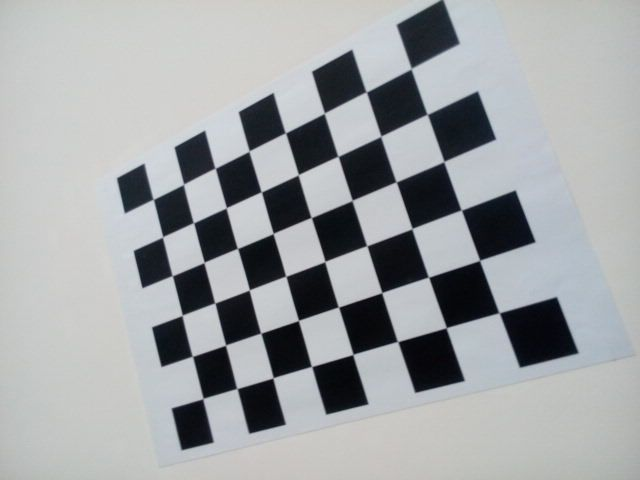
#> input picture 实验_V2.0/相机内参标定/data/calibcc.jpg, 640 x 480 px
$ jupyter execute '相机标定.ipynb'
#> lines starting #> are read from the running program, lines starting #| are printed output that depends on the picture; after the words box and inside, x2 and y2 are one past the last pixel; in counts of white or black regions, pixels touching at a corner belong together; long printed decimals are rounded
# 相机内参标定

## 1. 实验简介
本次实验，我们通过OpenCV来实现相机的标定，标定相机矩阵K和畸变系数dist

## 2. 实验目的
本次实验，我们会学到一下几个知识点：
* 相机内参的构成
* 如何使用OpenCV来进行相机内参的标定

## 3. 实验环境
python3.7

OpenCV 3.4

## 4. 实验步骤
首先我们导入必要的库。本实验需要的库有：
* numpy
* matplotlib
* opencv

[cell 1]
import numpy as np
import matplotlib.pyplot as plt
import cv2

### 4. 1 相机内参构成
相机内参通常由两部分构成：相机矩阵K与畸变系数dist。设空间中的点$P$的坐标为$(x, y, z$，若相机成像没有畸变，则点$P$在图像中的投影可通过相机矩阵计算:
$$\begin{bmatrix}
u^{'} \\
v ^{'}\\
1
\end{bmatrix} = \begin{bmatrix}
f_x & 0 & c_x \\
0 & f_y & c_y\\
0 & 0 & 1
\end{bmatrix} \cdot \begin{bmatrix}
x \\
y\\
z
\end{bmatrix}
$$

其中，$K = \begin{bmatrix}
f_x & 0 & c_x \\
0 & f_y & c_y\\
0 & 0 & 1
\end{bmatrix}$就是相机矩阵。

在现实中，由于透镜的原理，相机成像会产生径向畸变。径向畸变通常使用多项式来建模。设未经畸变的点为$(x, y)$，经畸变修正之后的点为$(x_c, y_c)$，二者之间的关系为：
$$\begin{align}
x_c & = x(1 + k_1 r^2 + k_2 r^4 + k_3 r^6) + 2p_1 xy + p2(r^2 + 2x^2) \\
y_c & = y(1 + k_1 r^2 + k_2 r^4 + k_3 r^6) + p1(r^2 + 2x^2) + 2p_1 xy
\end{align}
$$

其中，$r = \sqrt{x^2 + y^2}$。

在实际中，畸变参数的数量可以通过多项式的增减而变化。通常，都是按照如上的形式，选取五个畸变参数。

### 4.2 张氏标定法的实现

#### 1. 读取数据

[cell 2]
chessboards = []

# TODO: 读取数据
board_1 = cv2.imread('data/calibcc.jpg')
#> board_1 is the input picture: shape (480, 640, 3); mean B, G, R 164.5, 162.6, 159.6
board_1_gray = cv2.cvtColor(board_1, cv2.COLOR_BGR2GRAY)
chessboards.append(board_1)
plt.imshow(board_1)

print(board_1.shape)
#| (480, 640, 3)

[cell 3]
imgs_num = len(chessboards)
#> imgs_num = 1

print(imgs_num)
#| 1

如果imgs_num小于3，则需要读取更多的数据

[cell 4]
# 设置图像的大小
height = board_1.shape[0]
#> height = 480
width = board_1.shape[1]
#> width = 640

print(height)
#| 480
print(width)
#| 640

#### 2. 提取棋盘内角点
张氏标定法中，通过棋盘内角点来建立图像之间的约束关系，从而得到相机的内参，因此我们需要提取棋盘中的内角点。

[cell 5]
# 设置棋盘内角点的size，如(6, 8)表示棋盘的长方向有8列内角点，宽方向有6行内角点，共6*8=48个内角点
pattern_size = (6,8)
# 读取角点
ok, corners = cv2.findChessboardCorners(board_1_gray, pattern_size, None)
#> ok = True; corners = 48 rows, first 8: [410, 67.38], [426.1, 116.2], [445.3, 161.6], [461.5, 210], [478.4, 258], [497, 311], [367.4, 90.28], [379.8, 135.5]

# 显示角点
board_1_show = board_1.copy()
if ok:
     for pt in corners:
            point = pt[0]
            cv2.circle(board_1_show, center=(int(point[0]),
                                             int(point[1])),
                       radius=5, color=(0, 255, 0),
                       thickness=-1,
                       lineType = cv2.LINE_AA)
#> this loop made 48 passes
#> point on passes 1 to 12: [410, 67.38], [426.1, 116.2], [445.3, 161.6], [461.5, 210], [478.4, 258], [497, 311], [367.4, 90.28], [379.8, 135.5], [394.4, 183.5], [412, 228.4], [428.6, 278.2], [447, 326.1]
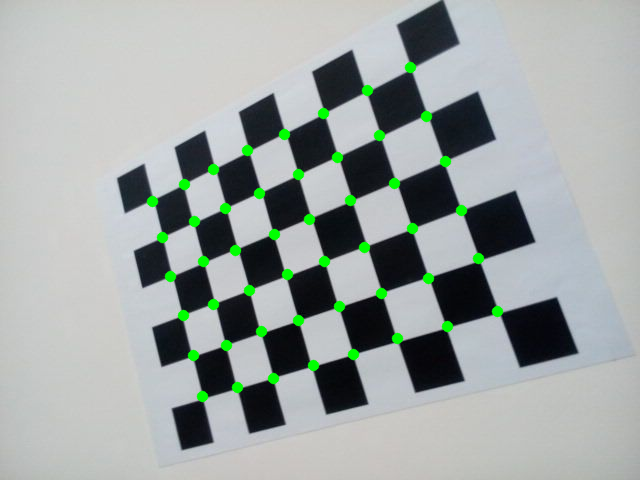
#> board_1_show: shape (480, 640, 3); 1.95% of pixels changed, all inside (x1, y1, x2, y2) = (146, 61, 504, 403)

plt.imshow(board_1_show)

在获取上述图像角点之后，要对角点的位置进行进一步的精化，以得到

[cell 6]
windows_size = (5, 5)
zeroZone = (-1, -1)
criteria = (cv2.TERM_CRITERIA_EPS + cv2.TERM_CRITERIA_MAX_ITER, 100, 0.001)
#> criteria = (3, 100, 0.001)
corners = cv2.cornerSubPix(board_1_gray, corners, windows_size, zeroZone, criteria)
#> corners = 48 rows, first 8: [411.2, 68.67], [427.2, 114.4], [443.8, 161.5], [461.3, 210.1], [479.6, 260.4], [499.1, 312.8], [366.3, 91.97], [380.8, 136.3]

board_1_show_2 = board_1.copy()
for pt in corners:
    point = pt[0]
    cv2.circle(board_1_show_2, center=(int(point[0]),
                                       int(point[1])),
               radius=5, color=(255, 0, 0),
               thickness=-1, lineType = cv2.LINE_AA)
#> this loop made 48 passes
#> point on passes 1 to 12: [411.2, 68.67], [427.2, 114.4], [443.8, 161.5], [461.3, 210.1], [479.6, 260.4], [499.1, 312.8], [366.3, 91.97], [380.8, 136.3], [396.1, 181.9], [412, 228.6], [428.5, 277.2], [446.2, 327.7]
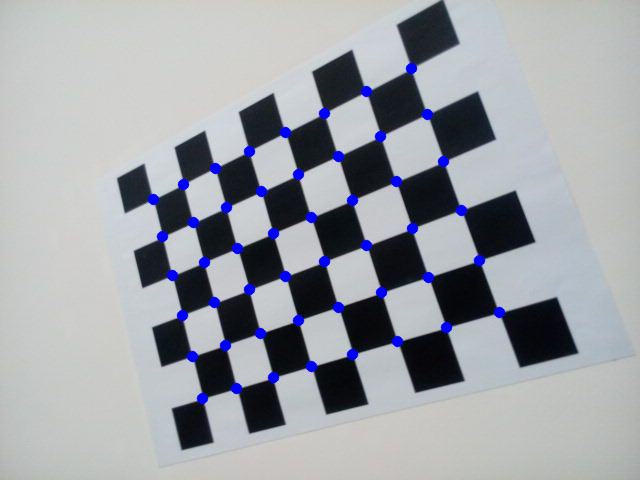
#> board_1_show_2: shape (480, 640, 3); 1.95% of pixels changed, all inside (x1, y1, x2, y2) = (147, 62, 506, 405)

plt.imshow(board_1_show_2)

#### 3. 进行标定
我们通过上述内容学会了如何提取棋盘内角点，当提取出多幅图像的内角点之后，就可以进行标定了

[cell 7]
# 提取内角点的函数
def extractChessBoardCorners(image, pattern_size):
    ok, corners = cv2.findChessboardCorners(image, pattern_size, None)

    # 如果提取失败，则返回false
    if(ok == False):
        return ok, None

    # 提取成功，进行进一步精化
    winSize = (5, 5)
    zeroZone = (-1, -1)
    criteria = (cv2.TERM_CRITERIA_EPS + cv2.TERM_CRITERIA_MAX_ITER, 100, 0.001)
    corners = cv2.cornerSubPix(image, corners, winSize, zeroZone, criteria)
    return ok, corners

读取多幅图像，提取其中的内角点

[cell 8]
img_1 = cv2.imread("data/1_Fisheye.png")
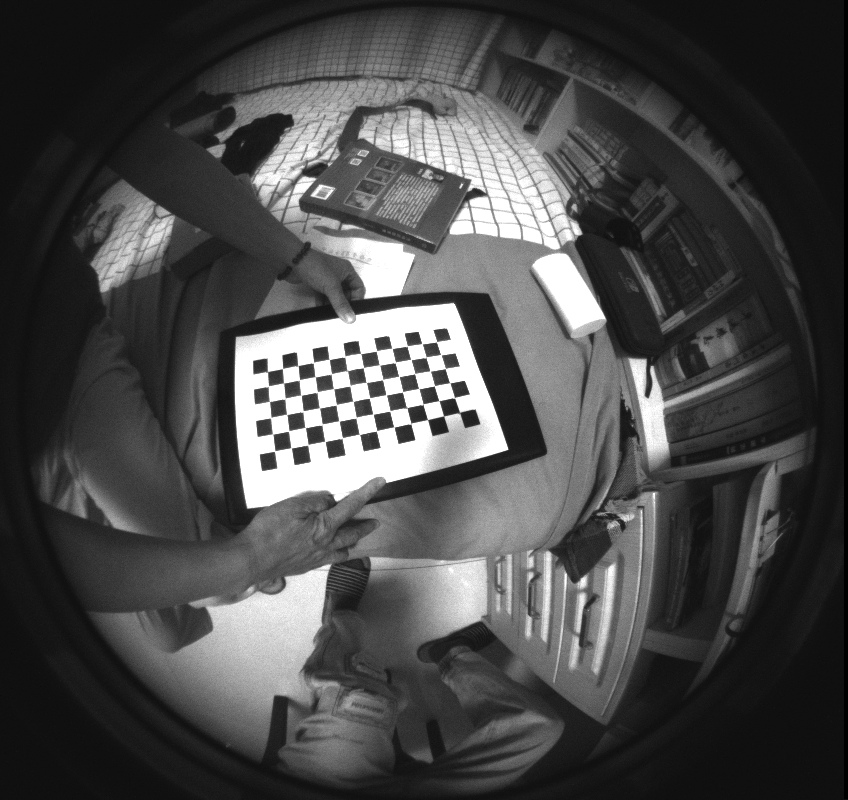
#> input picture 实验_V2.0/相机内参标定/data/1_Fisheye.png, 848 x 800 px
#> img_1 is the input picture: shape (800, 848, 3); min 0, max 255, mean 73.6
img_2 = cv2.imread("data/2_Fisheye.png")
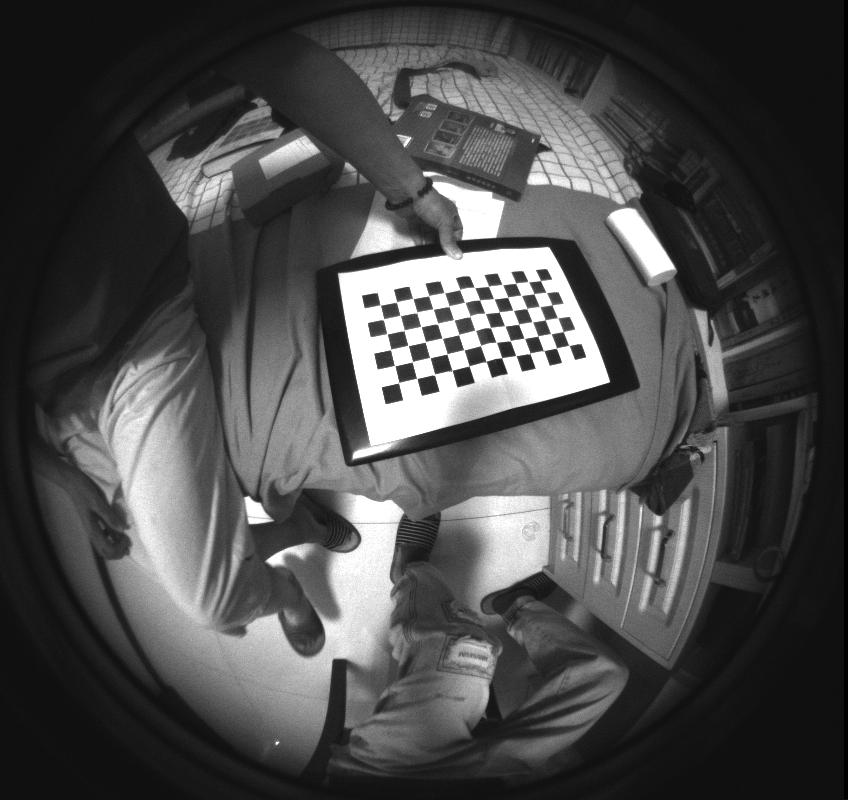
#> input picture 实验_V2.0/相机内参标定/data/2_Fisheye.png, 848 x 800 px
#> img_2 is the input picture: shape (800, 848, 3); min 0, max 255, mean 74.8
img_3 = cv2.imread("data/3_Fisheye.png")
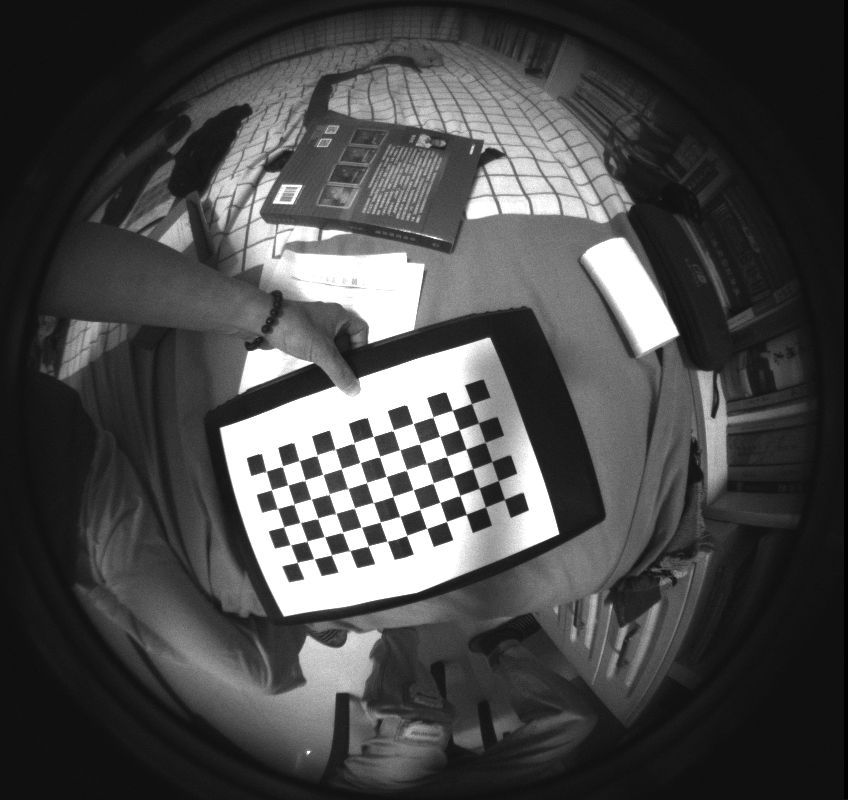
#> input picture 实验_V2.0/相机内参标定/data/3_Fisheye.png, 848 x 800 px
#> img_3 is the input picture: shape (800, 848, 3); min 0, max 255, mean 73
img_4 = cv2.imread("data/4_Fisheye.png")
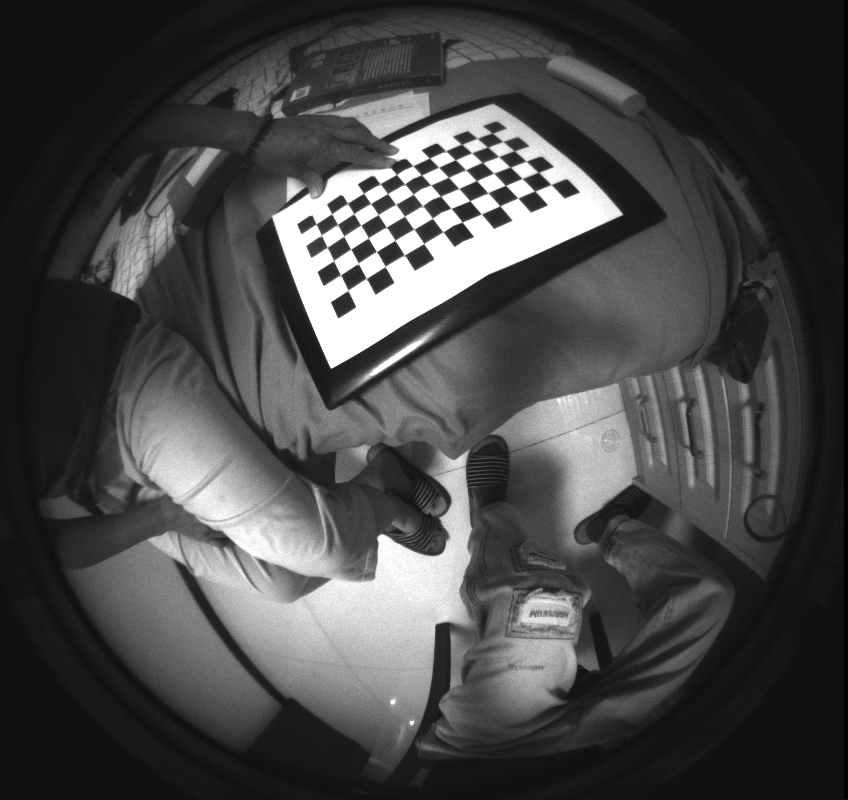
#> input picture 实验_V2.0/相机内参标定/data/4_Fisheye.png, 848 x 800 px
#> img_4 is the input picture: shape (800, 848, 3); min 0, max 255, mean 72.4
img_5 = cv2.imread("data/5_Fisheye.png")
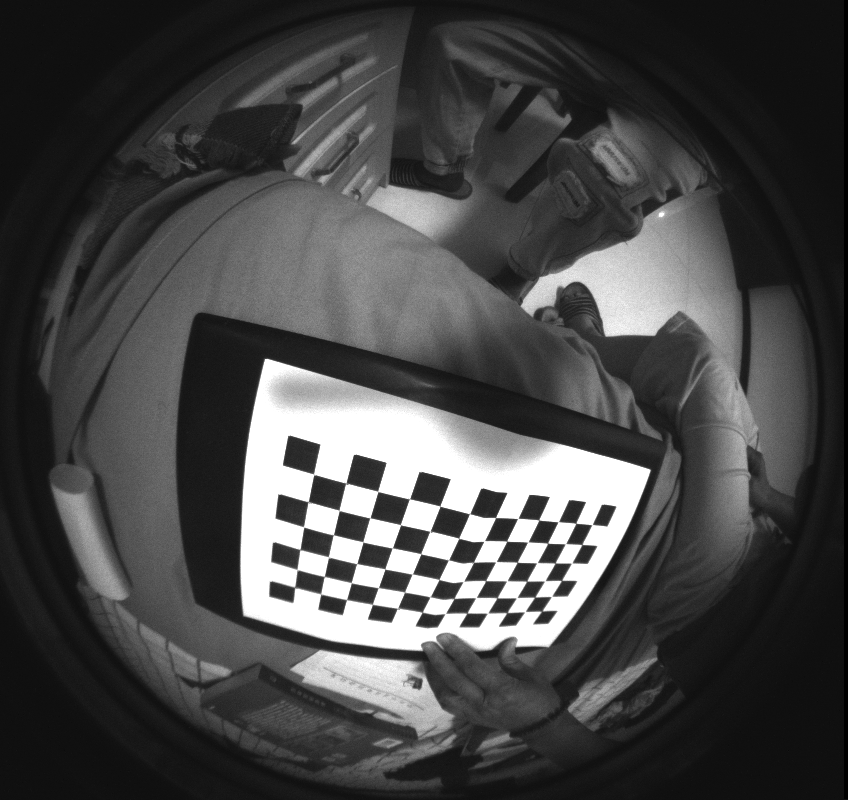
#> input picture 实验_V2.0/相机内参标定/data/5_Fisheye.png, 848 x 800 px
#> img_5 is the input picture: shape (800, 848, 3); min 0, max 255, mean 72.1
img_1_gray = cv2.cvtColor(img_1, cv2.COLOR_BGR2GRAY)
img_2_gray = cv2.cvtColor(img_2, cv2.COLOR_BGR2GRAY)
img_3_gray = cv2.cvtColor(img_3, cv2.COLOR_BGR2GRAY)
img_4_gray = cv2.cvtColor(img_4, cv2.COLOR_BGR2GRAY)
img_5_gray = cv2.cvtColor(img_5, cv2.COLOR_BGR2GRAY)

imgs = [img_1_gray, img_2_gray, img_3_gray, img_4_gray, img_5_gray]

pattern_size = (6,12)
corners_list = []
for i in range(0, len(imgs)):
    ref, c = extractChessBoardCorners(imgs[i], pattern_size)
    if(ref == True):
        corners_list.append(c)
#> this loop made 5 passes
#> after the loop, corners_list = 5 items

print(len(corners_list))
#| 5

plt.imshow(img_1)

为了进行标定，我们需要先以建立以标定板平面为xOy平面的世界坐标系

[cell 9]
# 尺度系数，表示棋盘上的一格代表多现实中多长
scale = 1

# 将角点转换为3d坐标
object_points_list = []
for corners in corners_list:
    object_points = np.zeros((pattern_size[0] * pattern_size[1], 3), np.float32)
    object_points[:, :2] = np.mgrid[0:pattern_size[0],0:pattern_size[1]].T.reshape(-1,2)
    print(len(object_points))
    object_points_list.append(object_points)
#> after the loop, object_points_list = 5 items

# object_points_list = np.array(object_points_list)
# print(object_points_list)
# corners_list = np.array(corners_list)
ret, mtx, dist, rvecs, tvecs = cv2.calibrateCamera(object_points_list,
                                                   corners_list,
                                                   img_1_gray.shape,
                                                   None, None)
#> ret = 0.61; mtx = [[289.4, 0, 428.8], [0, 289.9, 394.7], [0, 0, 1]]; dist = [[-0.32, 0.126, 0.00159, -0.00279, -0.0239]]; rvecs = ([-0.434, 0.09, 1.31], [-0.248, 0.108, 1.31], [-0.199, 0.093, 1.24], [0.0989, 0.214, 1.07], [0.207, -0.0528, -1.26]); tvecs = ([0.509, -3.48, 18.86], [7.74, -7.91, 17.91], [2.08, 0.447, 14.09], [3.52, -14.31, 10.74], [-4.93, 7.1, 8.33])

print(mtx)
#| [[289.364   0.         428.758 ]
#|  [  0.         289.881 394.654]
#|  [  0.           0.           1.        ]]
print(dist)
#| [[-0.3196   0.1259  0.001586 -0.002786 -0.02389]]

将图像进行去畸变、打印K矩阵与畸变系数

[cell 10]
img_show = cv2.imread("data/1_Fisheye.png")
# newcameramtx, roi=cv2.getOptimalNewCameraMatrix(
#     mtx,dist,
#     (img_1_gray.shape[1], img_1_gray.shape[0]),
#     0,
#     (img_1_gray.shape[1], img_1_gray.shape[0])) # 自由比例参数

dst = cv2.undistort(img_show, mtx, dist, None, None)
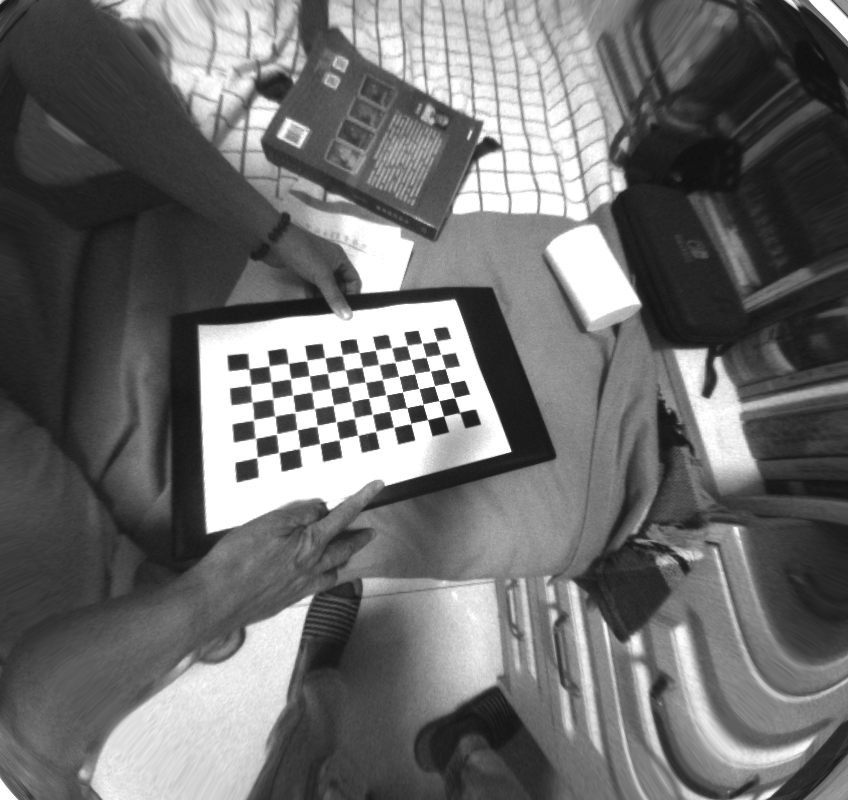
#> dst: shape (800, 848, 3); min 16, max 255, mean 109.1
plt.imshow(dst)
cv2.imwrite('result.png', dst)
#> Out = True
